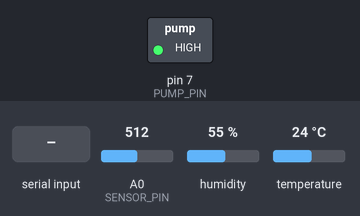
Bench run of a sketch on a simulated Arduino Uno, built with avr-gcc and run on an emulated ATmega328P. Shown: switched loads named in the sketch (green lamp = pin HIGH). Inputs (shaded band) come from the test bench; at power-on: A0 (SENSOR_PIN) = 512, humidity 55 %, temperature 24 °C. What the sketch prints to the serial monitor is not drawn.

Above: at 2.4 s.
2.5 s: "PUMP_ON\n" received over Serial
At 3.7 s:
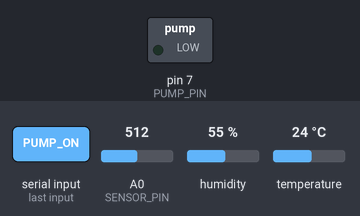
4.0 s: "PUMP_OFF\n" received over Serial
At 5.0 s:
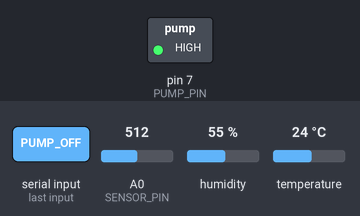
Timing chart, 0 to 7.0 s (numbered marks = the images above; inputs shaded):
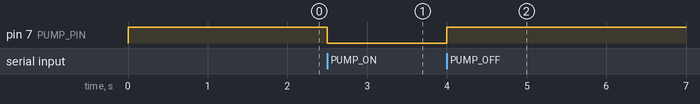

Measured:
- after the input at 2.5 s, pin 7 (PUMP_PIN): HIGH → LOW at once
- after the input at 4.0 s, pin 7 (PUMP_PIN): LOW → HIGH at once

The sketch:

arduino_soil_sensor.ino
```cpp
/*
  Smart Plant - Arduino Uno Soil Moisture Sensor + DHT11 + Pump Relay
  Serial: 115200
  Soil sensor AO -> A0
  DHT11 DATA/S -> D2
  Pump relay -> D7

  Install libraries: DHT sensor library by Adafruit and Adafruit Unified Sensor.

  ارفع هذا الملف إلى Arduino IDE ثم اختر Arduino Uno والمنفذ الصحيح.
*/

#include <DHT.h>

const byte SENSOR_PIN = A0;
const byte DHT_PIN = 2;
const byte DHT_TYPE = DHT11;
DHT dht(DHT_PIN, DHT_TYPE);
const byte PUMP_PIN = 7;

// غيّرها إلى false إذا كان الريليه Active-Low.
const bool PUMP_ACTIVE_HIGH = false;

// إرسال قراءة جديدة كل ثانية.
const unsigned long SAMPLE_INTERVAL_MS = 1000UL;

// إيقاف المضخة تلقائياً إذا لم تصل أوامر من التطبيق.
const unsigned long PUMP_WATCHDOG_MS = 15000UL;

const char* DEVICE_ID = "arduino-uno-soil-01";
const char* ZONE_ID = "zone2";

// معايرة ابتدائية شائعة للحساس.
// DRY_RAW: قراءة الحساس في تربة جافة.
// WET_RAW: قراءة الحساس في تربة رطبة.
const int DRY_RAW = 850;
const int WET_RAW = 350;

unsigned long lastSample = 0;
unsigned long lastPumpCommand = 0;
bool pumpOn = false;

void setPumpOutput(bool on, bool acknowledge) {
  pumpOn = on;
  digitalWrite(PUMP_PIN, (on == PUMP_ACTIVE_HIGH) ? HIGH : LOW);
  lastPumpCommand = millis();

  if (acknowledge) {
    Serial.print("PUMP_ACK:");
    Serial.println(on ? "ON" : "OFF");
  }
}

void processPumpCommands() {
  while (Serial.available() > 0) {
    String command = Serial.readStringUntil('\n');
    command.trim();

    if (command == "PUMP_ON") {
      setPumpOutput(true, true);
    } else if (command == "PUMP_OFF") {
      setPumpOutput(false, true);
    }
  }
}

int readRawAverage() {
  long total = 0;
  const byte samples = 10;

  for (byte i = 0; i < samples; i++) {
    total += analogRead(SENSOR_PIN);
    delay(20);
  }

  return (int)(total / samples);
}

int rawToPercent(int raw) {
  // أغلب حساسات رطوبة التربة تعطي قيمة أعلى عندما تكون التربة جافة.
  long percent = map(raw, DRY_RAW, WET_RAW, 0, 100);

  // مهم: value يجب أن تبقى دائماً بين 0 و100.
  return constrain((int)percent, 0, 100);
}

void publishReading() {
  int raw = readRawAverage();
  int moisture = rawToPercent(raw);
  float airHumidity = dht.readHumidity();
  float airTemperature = dht.readTemperature();
  bool airValid = !isnan(airHumidity) && !isnan(airTemperature);

  // أرسل القيمة المئوية في value، والقراءة الخام في raw.
  Serial.print("{\"ts_ms\":");
  Serial.print(millis());
  Serial.print(",\"zone\":\"");
  Serial.print(ZONE_ID);
  Serial.print("\",\"deviceId\":\"");
  Serial.print(DEVICE_ID);
  Serial.print("\",\"value\":");
  Serial.print(moisture);
  Serial.print(",\"raw\":");
  Serial.print(raw);
  Serial.print(",\"unit\":\"percent\",\"calibration\":\"uno-field-calibrated\"");
  if (airValid) {
    Serial.print(",\"airTemperature\":");
    Serial.print(airTemperature, 1);
    Serial.print(",\"airHumidity\":");
    Serial.print(airHumidity, 1);
    Serial.print(",\"airUnit\":\"C/%\"");
  } else {
    Serial.print(",\"airTemperature\":null,\"airHumidity\":null,\"airUnit\":\"C/%\"");
  }
  Serial.println("}");
}

void setup() {
  Serial.begin(115200);

  pinMode(SENSOR_PIN, INPUT);
  pinMode(PUMP_PIN, OUTPUT);
  dht.begin();

  // يبدأ النظام والمضخة متوقفة.
  setPumpOutput(false, false);

  delay(1000);
  publishReading();
  lastSample = millis();
}

void loop() {
  processPumpCommands();

  unsigned long current = millis();

  // حماية: أوقف المضخة عند انقطاع أوامر التطبيق لمدة 15 ثانية.
  if (pumpOn && current - lastPumpCommand >= PUMP_WATCHDOG_MS) {
    setPumpOutput(false, true);
  }

  // قراءة وإرسال كل ثانية.
  if (current - lastSample >= SAMPLE_INTERVAL_MS) {
    lastSample = current;
    publishReading();
  }
}
```
